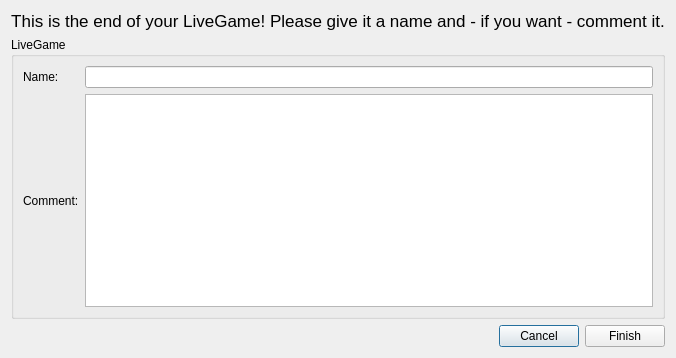
<?xml version="1.0" encoding="UTF-8"?>
<ui version="4.0">
 <class>EndLiveGameWidget</class>
 <widget class="QDialog" name="EndLiveGameWidget">
  <property name="geometry">
   <rect>
    <x>0</x>
    <y>0</y>
    <width>605</width>
    <height>358</height>
   </rect>
  </property>
  <property name="windowTitle">
   <string>Dialog</string>
  </property>
  <layout class="QVBoxLayout" name="verticalLayout">
   <item>
    <widget class="QLabel" name="label">
     <property name="text">
      <string>&lt;!DOCTYPE HTML PUBLIC &quot;-//W3C//DTD HTML 4.0//EN&quot; &quot;http://www.w3.org/TR/REC-html40/strict.dtd&quot;&gt;
&lt;html&gt;&lt;head&gt;&lt;meta name=&quot;qrichtext&quot; content=&quot;1&quot; /&gt;&lt;style type=&quot;text/css&quot;&gt;
p, li { white-space: pre-wrap; }
&lt;/style&gt;&lt;/head&gt;&lt;body style=&quot; font-family:'Lucida Grande'; font-size:13pt; font-weight:400; font-style:normal;&quot;&gt;
&lt;p align=&quot;center&quot; style=&quot; margin-top:0px; margin-bottom:0px; margin-left:0px; margin-right:0px; -qt-block-indent:0; text-indent:0px;&quot;&gt;This is the end of your LiveGame! Please give it a name and - if you want - comment it.&lt;/p&gt;&lt;/body&gt;&lt;/html&gt;</string>
     </property>
    </widget>
   </item>
   <item>
    <widget class="QGroupBox" name="groupBox">
     <property name="title">
      <string>LiveGame</string>
     </property>
     <layout class="QVBoxLayout" name="verticalLayout_2">
      <item>
       <layout class="QGridLayout" name="gridLayout">
        <item row="0" column="0">
         <widget class="QLabel" name="label_2">
          <property name="text">
           <string>Name:</string>
          </property>
         </widget>
        </item>
        <item row="0" column="2">
         <widget class="QLineEdit" name="lineEditName"/>
        </item>
        <item row="1" column="0">
         <widget class="QLabel" name="label_3">
          <property name="text">
           <string>Comment:</string>
          </property>
         </widget>
        </item>
        <item row="1" column="2">
         <widget class="QTextEdit" name="textEditComment"/>
        </item>
       </layout>
      </item>
     </layout>
    </widget>
   </item>
   <item>
    <layout class="QHBoxLayout" name="horizontalLayout">
     <item>
      <spacer name="horizontalSpacer">
       <property name="orientation">
        <enum>Qt::Horizontal</enum>
       </property>
       <property name="sizeHint" stdset="0">
        <size>
         <width>40</width>
         <height>20</height>
        </size>
       </property>
      </spacer>
     </item>
     <item>
      <widget class="QPushButton" name="pushButtonCancel">
       <property name="text">
        <string>Cancel</string>
       </property>
      </widget>
     </item>
     <item>
      <widget class="QPushButton" name="pushButtonFinish">
       <property name="text">
        <string>Finish</string>
       </property>
      </widget>
     </item>
    </layout>
   </item>
  </layout>
 </widget>
 <resources/>
 <connections/>
</ui>
